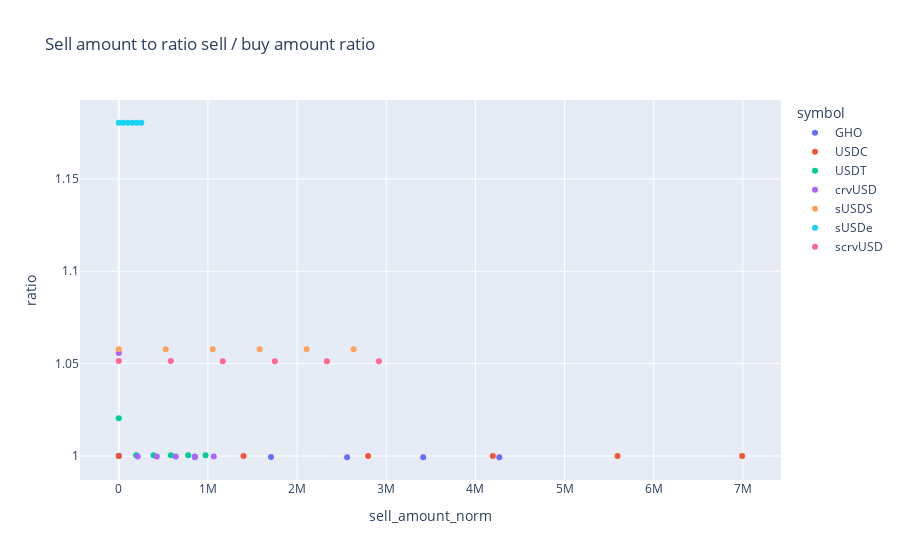

Notebook source saved alongside this figure:
### Code cell
px.scatter(
    slippage_df,
    x="sell_amount_norm",
    y="ratio",
    color="symbol",
    title="Sell amount to ratio sell / buy amount ratio",
)
# selling 1 is not a fair comparison because we some t

### Figure 1 — Plotly figure (JSON) as saved in the notebook; plotly's stock layout.template omitted (floating-point values rounded to 4 significant figures)
{"data": [{"hovertemplate": "symbol=GHO<br>sell_amount_norm=%{x}<br>ratio=%{y}<extra></extra>", "legendgroup": "GHO", "marker": {"color": "#636efa", "symbol": "circle"}, "mode": "markers", "name": "GHO", "orientation": "v", "showlegend": true, "type": "scatter", "x": [1, 853700.0, 1707000.0, 2561000.0, 3415000.0, 4269000.0], "xaxis": "x", "y": [1.0, 0.9994, 0.9994, 0.9994, 0.9994, 0.9993], "yaxis": "y"}, {"hovertemplate": "symbol=USDC<br>sell_amount_norm=%{x}<br>ratio=%{y}<extra></extra>", "legendgroup": "USDC", "marker": {"color": "#EF553B", "symbol": "circle"}, "mode": "markers", "name": "USDC", "orientation": "v", "showlegend": true, "type": "scatter", "x": [1, 1399000.0, 2797000.0, 4196000.0, 5595000.0, 6994000.0], "xaxis": "x", "y": [1, 1, 1, 1, 1, 1], "yaxis": "y"}, {"hovertemplate": "symbol=USDT<br>sell_amount_norm=%{x}<br>ratio=%{y}<extra></extra>", "legendgroup": "USDT", "marker": {"color": "#00cc96", "symbol": "circle"}, "mode": "markers", "name": "USDT", "orientation": "v", "showlegend": true, "type": "scatter", "x": [1, 194700.0, 389300.0, 584000.0, 778600.0, 973300.0], "xaxis": "x", "y": [1.02, 1.0, 1.0, 1.0, 1.0, 1.0], "yaxis": "y"}, {"hovertemplate": "symbol=crvUSD<br>sell_amount_norm=%{x}<br>ratio=%{y}<extra></extra>", "legendgroup": "crvUSD", "marker": {"color": "#ab63fa", "symbol": "circle"}, "mode": "markers", "name": "crvUSD", "orientation": "v", "showlegend": true, "type": "scatter", "x": [1, 213000.0, 426000.0, 638900.0, 851900.0, 1065000.0], "xaxis": "x", "y": [1.056, 0.9998, 0.9997, 0.9997, 0.9997, 0.9997], "yaxis": "y"}, {"hovertemplate": "symbol=sUSDS<br>sell_amount_norm=%{x}<br>ratio=%{y}<extra></extra>", "legendgroup": "sUSDS", "marker": {"color": "#FFA15A", "symbol": "circle"}, "mode": "markers", "name": "sUSDS", "orientation": "v", "showlegend": true, "type": "scatter", "x": [1, 526800.0, 1054000.0, 1580000.0, 2107000.0, 2634000.0], "xaxis": "x", "y": [1.058, 1.058, 1.058, 1.058, 1.058, 1.058], "yaxis": "y"}, {"hovertemplate": "symbol=sUSDe<br>sell_amount_norm=%{x}<br>ratio=%{y}<extra></extra>", "legendgroup": "sUSDe", "marker": {"color": "#19d3f3", "symbol": "circle"}, "mode": "markers", "name": "sUSDe", "orientation": "v", "showlegend": true, "type": "scatter", "x": [1, 50580.0, 101200.0, 151700.0, 202300.0, 252900.0], "xaxis": "x", "y": [1.18, 1.18, 1.18, 1.18, 1.18, 1.18], "yaxis": "y"}, {"hovertemplate": "symbol=scrvUSD<br>sell_amount_norm=%{x}<br>ratio=%{y}<extra></extra>", "legendgroup": "scrvUSD", "marker": {"color": "#FF6692", "symbol": "circle"}, "mode": "markers", "name": "scrvUSD", "orientation": "v", "showlegend": true, "type": "scatter", "x": [1, 583600.0, 1167000.0, 1751000.0, 2334000.0, 2918000.0], "xaxis": "x", "y": [1.051, 1.051, 1.051, 1.051, 1.051, 1.051], "yaxis": "y"}], "layout": {"legend": {"title": {"text": "symbol"}, "tracegroupgap": 0}, "title": {"text": "Sell amount to ratio sell / buy amount ratio"}, "xaxis": {"anchor": "y", "domain": [0, 1], "title": {"text": "sell_amount_norm"}}, "yaxis": {"anchor": "x", "domain": [0, 1], "title": {"text": "ratio"}}}}
